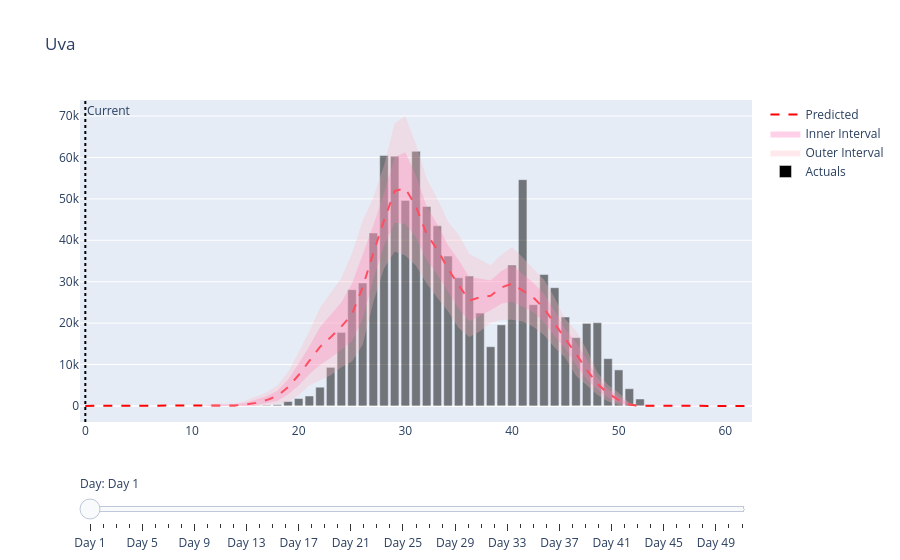

The notebook cell saved with this chart:
### Code cell
fig = graphs.this_season_CI_graph(season_preds[idx],szn_act[idx],'Uva')
fig.show()

### Figure 1 — Plotly figure (JSON) as saved in the notebook; plotly's stock layout.template omitted (floating-point values rounded to 4 significant figures; data arrays with more than 128 entries replaced by an {"elided": "..."} marker saying what was removed)
{"data": [{"line": {"color": "red", "dash": "dash"}, "mode": "lines", "name": "Predicted", "type": "scatter", "x": [0, 1, 2, 3, 4, 5, 6, 7, 8, 9, 10, 11, 12, 13, 14, 15, 16, 17, 18, 19, 20, 21, 22, 23, 24, 25, 26, 27, 28, 29, 30, 31, 32, 33, 34, 35, 36, 37, 38, 39, 40, 41, 42, 43, 44, 45, 46, 47, 48, 49, 50, 51, 52, 53, 54, 55, 56, 57, 58, 59, 60, 61, 62], "y": [0.0, 0.0, 0.0, 0.0, 0.0, 0.0, 0.0, 0.0, 0.0, 0.0, 0.0, 0.0, 76.0, 123.0, 126.0, 306.0, 727.0, 1410.0, 2401.0, 4523.0, 7463.0, 10860.0, 14260.0, 16590.0, 19140.0, 22140.0, 28720.0, 36920.0, 44800.0, 51930.0, 52500.0, 48130.0, 41470.0, 37730.0, 33150.0, 29140.0, 25440.0, 26220.0, 26600.0, 28600.0, 29560.0, 27850.0, 26180.0, 23560.0, 19790.0, 16150.0, 12590.0, 8729.0, 5320.0, 3041.0, 1429.0, 322.0, 23.0, 0.0, 0.0, 0.0, 0.0, 0.0, 0.0, 0.0, 0.0, 0.0, 0.0]}, {"fill": "toself", "fillcolor": "rgba(255, 105, 180, 0.3)", "hoverinfo": "skip", "line": {"color": "rgba(255, 105, 180, 0)"}, "name": "Inner Interval", "showlegend": true, "type": "scatter", "x": [0, 1, 2, 3, 4, 5, 6, 7, 8, 9, 10, 11, 12, 13, 14, 15, 16, 17, 18, 19, 20, 21, 22, 23, 24, 25, 26, 27, 28, 29, 30, 31, 32, 33, 34, 35, 36, 37, 38, 39, 40, 41, 42, 43, 44, 45, 46, 47, 48, 49, 50, 51, 52, 53, 54, 55, 56, 57, 58, 59, 60, 61, 62, 62, 61, 60, 59, 58, 57, 56, 55, 54, 53, 52, 51, 50, 49, 48, 47, 46, 45, 44, 43, 42, 41, 40, 39, 38, 37, 36, 35, 34, 33, 32, 31, 30, 29, 28, 27, 26, 25, 24, 23, 22, 21, 20, 19, 18, 17, 16, 15, 14, 13, 12, 11, 10, 9, 8, 7, 6, 5, 4, 3, 2, 1, 0], "y": [0.0, 0.0, 0.0, 0.0, 0.0, 0.0, 0.0, 0.0, 0.0, 0.0, 0.0, 0.0, 307.0, 360.0, 358.0, 768.0, 1498.0, 2352.0, 3649.0, 6349.0, 10240.0, 14410.0, 18980.0, 21880.0, 25020.0, 29500.0, 36730.0, 43640.0, 51430.0, 60110.0, 61250.0, 55650.0, 48160.0, 43860.0, 38800.0, 35240.0, 31060.0, 30780.0, 30300.0, 32560.0, 33970.0, 31850.0, 29720.0, 27010.0, 22950.0, 18530.0, 15360.0, 11190.0, 6701.0, 4034.0, 2292.0, 536.0, 73.0, 0.0, 0.0, 0.0, 0.0, 0.0, 0.0, 0.0, 0.0, 0.0, 0.0, 0.0, 0.0, 0.0, 0.0, 0.0, 0.0, 0.0, 0.0, 0.0, 0.0, 0.0, 147.0, 673.0, 2050.0, 3948.0, 6443.0, 9877.0, 13840.0, 16790.0, 20190.0, 22620.0, 24040.0, 25140.0, 24670.0, 23130.0, 21840.0, 20440.0, 23480.0, 27740.0, 31750.0, 35190.0, 40740.0, 43950.0, 44220.0, 38670.0, 30600.0, 20940.0, 15590.0, 13610.0, 11590.0, 9898.0, 7616.0, 4901.0, 2730.0, 1189.0, 605.0, 170.0, 4.0, 0.0, 0.0, 0.0, 0.0, 0.0, 0.0, 0.0, 0.0, 0.0, 0.0, 0.0, 0.0, 0.0, 0.0, 0.0]}, {"fill": "toself", "fillcolor": "rgba(255, 182, 193, 0.3)", "hoverinfo": "skip", "line": {"color": "rgba(255, 182, 193, 0)"}, "name": "Outer Interval", "showlegend": true, "type": "scatter", "x": [0, 1, 2, 3, 4, 5, 6, 7, 8, 9, 10, 11, 12, 13, 14, 15, 16, 17, 18, 19, 20, 21, 22, 23, 24, 25, 26, 27, 28, 29, 30, 31, 32, 33, 34, 35, 36, 37, 38, 39, 40, 41, 42, 43, 44, 45, 46, 47, 48, 49, 50, 51, 52, 53, 54, 55, 56, 57, 58, 59, 60, 61, 62, 62, 61, 60, 59, 58, 57, 56, 55, 54, 53, 52, 51, 50, 49, 48, 47, 46, 45, 44, 43, 42, 41, 40, 39, 38, 37, 36, 35, 34, 33, 32, 31, 30, 29, 28, 27, 26, 25, 24, 23, 22, 21, 20, 19, 18, 17, 16, 15, 14, 13, 12, 11, 10, 9, 8, 7, 6, 5, 4, 3, 2, 1, 0], "y": [0.0, 0.0, 0.0, 0.0, 0.0, 0.0, 0.0, 0.0, 0.0, 0.0, 0.0, 0.0, 539.0, 598.0, 588.0, 1230.0, 2267.0, 3293.0, 4897.0, 8171.0, 13010.0, 17970.0, 23710.0, 27160.0, 30890.0, 36860.0, 44740.0, 50350.0, 58060.0, 68290.0, 69990.0, 63160.0, 54850.0, 50000.0, 44450.0, 41350.0, 36680.0, 35330.0, 34000.0, 36520.0, 38390.0, 35840.0, 33270.0, 30450.0, 26100.0, 20920.0, 18120.0, 13640.0, 8075.0, 5025.0, 3152.0, 751.0, 121.0, 0.0, 0.0, 0.0, 0.0, 0.0, 0.0, 0.0, 0.0, 0.0, 0.0, 0.0, 0.0, 0.0, 0.0, 0.0, 0.0, 0.0, 0.0, 0.0, 0.0, 0.0, 57.0, 208.0, 1066.0, 2701.0, 4895.0, 7302.0, 11640.0, 14130.0, 17150.0, 19130.0, 20360.0, 20790.0, 20830.0, 20060.0, 18010.0, 16640.0, 18820.0, 22860.0, 26150.0, 29560.0, 33870.0, 36340.0, 37300.0, 33200.0, 25080.0, 14750.0, 10730.0, 9329.0, 7399.0, 6265.0, 4941.0, 2584.0, 966.0, 441.0, 136.0, 0.0, 0.0, 0.0, 0.0, 0.0, 0.0, 0.0, 0.0, 0.0, 0.0, 0.0, 0.0, 0.0, 0.0, 0.0, 0.0, 0.0]}, {"marker": {"color": "black"}, "opacity": 0.5, "showlegend": false, "type": "bar", "x": [1, 2, 3, 4, 5, 6, 7, 8, 9, 10, 11, 12, 13, 14, 15, 16, 17, 18, 19, 20, 21, 22, 23, 24, 25, 26, 27, 28, 29, 30, 31, 32, 33, 34, 35, 36, 37, 38, 39, 40, 41, 42, 43, 44, 45, 46, 47, 48, 49, 50, 51, 52, 53, 54, 55, 56, 57, 58, 59, 60, 61, 62], "y": [0, 0, 0, 0, 0, 0, 0, 0, 0, 0, 0, 0, 0, 0, 0, 65, 169, 284, 1078, 1777, 2394, 4514, 9316, 17747, 28080, 29683, 41742, 60482, 60313, 49631, 61476, 48168, 43481, 36175, 30947, 31354, 22423, 14294, 19578, 34025, 54645, 24457, 31725, 28543, 21467, 16482, 19932, 20102, 11408, 8693, 4146, 1665, 0, 0, 0, 0, 0, 0, 0, 0, 0, 0, 0, 0, 0, 0, 0, 0, 0, 0]}, {"marker": {"color": "black"}, "name": "Actuals", "type": "bar", "x": [0], "y": [0]}], "layout": {"annotations": [{"showarrow": false, "text": "Current", "x": 0, "xanchor": "left", "xref": "x", "y": 1, "yanchor": "top", "yref": "y domain"}], "shapes": [{"line": {"color": "black", "dash": "dot", "width": 2}, "type": "line", "x0": 0, "x1": 0, "xref": "x", "y0": 0, "y1": 1, "yref": "y domain"}], "sliders": [{"active": 0, "currentvalue": {"prefix": "Day: "}, "pad": {"t": 50}, "steps": [{"args": [{"x": {"elided": "5 rows, 378 int values in total"}, "y": {"elided": "5 rows, 386 int values in total"}}, {"shapes[0].x0": 0, "shapes[0].x1": 0}], "label": "Day 1", "method": "update"}, {"args": [{"x": {"elided": "5 rows, 378 int values in total"}, "y": {"elided": "5 rows, 386 int values in total"}}, {"shapes[0].x0": 1, "shapes[0].x1": 1}], "label": "Day 2", "method": "update"}, {"args": [{"x": {"elided": "5 rows, 378 int values in total"}, "y": {"elided": "5 rows, 386 int values in total"}}, {"shapes[0].x0": 2, "shapes[0].x1": 2}], "label": "Day 3", "method": "update"}, {"args": [{"x": {"elided": "5 rows, 378 int values in total"}, "y": {"elided": "5 rows, 386 int values in total"}}, {"shapes[0].x0": 3, "shapes[0].x1": 3}], "label": "Day 4", "method": "update"}, {"args": [{"x": {"elided": "5 rows, 378 int values in total"}, "y": {"elided": "5 rows, 386 int values in total"}}, {"shapes[0].x0": 4, "shapes[0].x1": 4}], "label": "Day 5", "method": "update"}, {"args": [{"x": {"elided": "5 rows, 378 int values in total"}, "y": {"elided": "5 rows, 386 int values in total"}}, {"shapes[0].x0": 5, "shapes[0].x1": 5}], "label": "Day 6", "method": "update"}, {"args": [{"x": {"elided": "5 rows, 378 int values in total"}, "y": {"elided": "5 rows, 386 int values in total"}}, {"shapes[0].x0": 6, "shapes[0].x1": 6}], "label": "Day 7", "method": "update"}, {"args": [{"x": {"elided": "5 rows, 378 int values in total"}, "y": {"elided": "5 rows, 386 int values in total"}}, {"shapes[0].x0": 7, "shapes[0].x1": 7}], "label": "Day 8", "method": "update"}, {"args": [{"x": {"elided": "5 rows, 378 int values in total"}, "y": {"elided": "5 rows, 386 int values in total"}}, {"shapes[0].x0": 8, "shapes[0].x1": 8}], "label": "Day 9", "method": "update"}, {"args": [{"x": {"elided": "5 rows, 378 int values in total"}, "y": {"elided": "5 rows, 386 int values in total"}}, {"shapes[0].x0": 9, "shapes[0].x1": 9}], "label": "Day 10", "method": "update"}, {"args": [{"x": {"elided": "5 rows, 378 int values in total"}, "y": {"elided": "5 rows, 386 int values in total"}}, {"shapes[0].x0": 10, "shapes[0].x1": 10}], "label": "Day 11", "method": "update"}, {"args": [{"x": {"elided": "5 rows, 378 int values in total"}, "y": {"elided": "5 rows, 386 int values in total"}}, {"shapes[0].x0": 11, "shapes[0].x1": 11}], "label": "Day 12", "method": "update"}, {"args": [{"x": {"elided": "5 rows, 378 int values in total"}, "y": {"elided": "5 rows, 386 int values in total"}}, {"shapes[0].x0": 12, "shapes[0].x1": 12}], "label": "Day 13", "method": "update"}, {"args": [{"x": {"elided": "5 rows, 378 int values in total"}, "y": {"elided": "5 rows, 386 int values in total"}}, {"shapes[0].x0": 13, "shapes[0].x1": 13}], "label": "Day 14", "method": "update"}, {"args": [{"x": {"elided": "5 rows, 378 int values in total"}, "y": {"elided": "5 rows, 386 int values in total"}}, {"shapes[0].x0": 14, "shapes[0].x1": 14}], "label": "Day 15", "method": "update"}, {"args": [{"x": {"elided": "5 rows, 378 int values in total"}, "y": {"elided": "5 rows, 386 int values in total"}}, {"shapes[0].x0": 15, "shapes[0].x1": 15}], "label": "Day 16", "method": "update"}, {"args": [{"x": {"elided": "5 rows, 378 int values in total"}, "y": {"elided": "5 rows, 386 int values in total"}}, {"shapes[0].x0": 16, "shapes[0].x1": 16}], "label": "Day 17", "method": "update"}, {"args": [{"x": {"elided": "5 rows, 378 int values in total"}, "y": {"elided": "5 rows, 386 int values in total"}}, {"shapes[0].x0": 17, "shapes[0].x1": 17}], "label": "Day 18", "method": "update"}, {"args": [{"x": {"elided": "5 rows, 378 int values in total"}, "y": {"elided": "5 rows, 386 int values in total"}}, {"shapes[0].x0": 18, "shapes[0].x1": 18}], "label": "Day 19", "method": "update"}, {"args": [{"x": {"elided": "5 rows, 378 int values in total"}, "y": {"elided": "5 rows, 386 int values in total"}}, {"shapes[0].x0": 19, "shapes[0].x1": 19}], "label": "Day 20", "method": "update"}, {"args": [{"x": {"elided": "5 rows, 378 int values in total"}, "y": {"elided": "5 rows, 386 int values in total"}}, {"shapes[0].x0": 20, "shapes[0].x1": 20}], "label": "Day 21", "method": "update"}, {"args": [{"x": {"elided": "5 rows, 378 int values in total"}, "y": {"elided": "5 rows, 386 int values in total"}}, {"shapes[0].x0": 21, "shapes[0].x1": 21}], "label": "Day 22", "method": "update"}, {"args": [{"x": {"elided": "5 rows, 378 int values in total"}, "y": {"elided": "5 rows, 386 int values in total"}}, {"shapes[0].x0": 22, "shapes[0].x1": 22}], "label": "Day 23", "method": "update"}, {"args": [{"x": {"elided": "5 rows, 378 int values in total"}, "y": {"elided": "5 rows, 386 int values in total"}}, {"shapes[0].x0": 23, "shapes[0].x1": 23}], "label": "Day 24", "method": "update"}, {"args": [{"x": {"elided": "5 rows, 378 int values in total"}, "y": {"elided": "5 rows, 386 int values in total"}}, {"shapes[0].x0": 24, "shapes[0].x1": 24}], "label": "Day 25", "method": "update"}, {"args": [{"x": {"elided": "5 rows, 378 int values in total"}, "y": {"elided": "5 rows, 386 int values in total"}}, {"shapes[0].x0": 25, "shapes[0].x1": 25}], "label": "Day 26", "method": "update"}, {"args": [{"x": {"elided": "5 rows, 378 int values in total"}, "y": {"elided": "5 rows, 386 int values in total"}}, {"shapes[0].x0": 26, "shapes[0].x1": 26}], "label": "Day 27", "method": "update"}, {"args": [{"x": {"elided": "5 rows, 378 int values in total"}, "y": {"elided": "5 rows, 386 int values in total"}}, {"shapes[0].x0": 27, "shapes[0].x1": 27}], "label": "Day 28", "method": "update"}, {"args": [{"x": {"elided": "5 rows, 378 int values in total"}, "y": {"elided": "5 rows, 386 int values in total"}}, {"shapes[0].x0": 28, "shapes[0].x1": 28}], "label": "Day 29", "method": "update"}, {"args": [{"x": {"elided": "5 rows, 378 int values in total"}, "y": {"elided": "5 rows, 386 int values in total"}}, {"shapes[0].x0": 29, "shapes[0].x1": 29}], "label": "Day 30", "method": "update"}, {"args": [{"x": {"elided": "5 rows, 378 int values in total"}, "y": {"elided": "5 rows, 386 int values in total"}}, {"shapes[0].x0": 30, "shapes[0].x1": 30}], "label": "Day 31", "method": "update"}, {"args": [{"x": {"elided": "5 rows, 378 int values in total"}, "y": {"elided": "5 rows, 386 int values in total"}}, {"shapes[0].x0": 31, "shapes[0].x1": 31}], "label": "Day 32", "method": "update"}, {"args": [{"x": {"elided": "5 rows, 378 int values in total"}, "y": {"elided": "5 rows, 386 int values in total"}}, {"shapes[0].x0": 32, "shapes[0].x1": 32}], "label": "Day 33", "method": "update"}, {"args": [{"x": {"elided": "5 rows, 378 int values in total"}, "y": {"elided": "5 rows, 386 int values in total"}}, {"shapes[0].x0": 33, "shapes[0].x1": 33}], "label": "Day 34", "method": "update"}, {"args": [{"x": {"elided": "5 rows, 378 int values in total"}, "y": {"elided": "5 rows, 386 int values in total"}}, {"shapes[0].x0": 34, "shapes[0].x1": 34}], "label": "Day 35", "method": "update"}, {"args": [{"x": {"elided": "5 rows, 378 int values in total"}, "y": {"elided": "5 rows, 386 int values in total"}}, {"shapes[0].x0": 35, "shapes[0].x1": 35}], "label": "Day 36", "method": "update"}, {"args": [{"x": {"elided": "5 rows, 378 int values in total"}, "y": {"elided": "5 rows, 386 int values in total"}}, {"shapes[0].x0": 36, "shapes[0].x1": 36}], "label": "Day 37", "method": "update"}, {"args": [{"x": {"elided": "5 rows, 378 int values in total"}, "y": {"elided": "5 rows, 386 int values in total"}}, {"shapes[0].x0": 37, "shapes[0].x1": 37}], "label": "Day 38", "method": "update"}, {"args": [{"x": {"elided": "5 rows, 378 int values in total"}, "y": {"elided": "5 rows, 386 int values in total"}}, {"shapes[0].x0": 38, "shapes[0].x1": 38}], "label": "Day 39", "method": "update"}, {"args": [{"x": {"elided": "5 rows, 378 int values in total"}, "y": {"elided": "5 rows, 386 int values in total"}}, {"shapes[0].x0": 39, "shapes[0].x1": 39}], "label": "Day 40", "method": "update"}, {"args": [{"x": {"elided": "5 rows, 378 int values in total"}, "y": {"elided": "5 rows, 386 int values in total"}}, {"shapes[0].x0": 40, "shapes[0].x1": 40}], "label": "Day 41", "method": "update"}, {"args": [{"x": {"elided": "5 rows, 378 int values in total"}, "y": {"elided": "5 rows, 386 int values in total"}}, {"shapes[0].x0": 41, "shapes[0].x1": 41}], "label": "Day 42", "method": "update"}, {"args": [{"x": {"elided": "5 rows, 378 int values in total"}, "y": {"elided": "5 rows, 386 int values in total"}}, {"shapes[0].x0": 42, "shapes[0].x1": 42}], "label": "Day 43", "method": "update"}, {"args": [{"x": {"elided": "5 rows, 378 int values in total"}, "y": {"elided": "5 rows, 386 int values in total"}}, {"shapes[0].x0": 43, "shapes[0].x1": 43}], "label": "Day 44", "method": "update"}, {"args": [{"x": {"elided": "5 rows, 378 int values in total"}, "y": {"elided": "5 rows, 386 int values in total"}}, {"shapes[0].x0": 44, "shapes[0].x1": 44}], "label": "Day 45", "method": "update"}, {"args": [{"x": {"elided": "5 rows, 378 int values in total"}, "y": {"elided": "5 rows, 386 int values in total"}}, {"shapes[0].x0": 45, "shapes[0].x1": 45}], "label": "Day 46", "method": "update"}, {"args": [{"x": {"elided": "5 rows, 378 int values in total"}, "y": {"elided": "5 rows, 386 int values in total"}}, {"shapes[0].x0": 46, "shapes[0].x1": 46}], "label": "Day 47", "method": "update"}, {"args": [{"x": {"elided": "5 rows, 378 int values in total"}, "y": {"elided": "5 rows, 386 int values in total"}}, {"shapes[0].x0": 47, "shapes[0].x1": 47}], "label": "Day 48", "method": "update"}, {"args": [{"x": {"elided": "5 rows, 378 int values in total"}, "y": {"elided": "5 rows, 386 int values in total"}}, {"shapes[0].x0": 48, "shapes[0].x1": 48}], "label": "Day 49", "method": "update"}, {"args": [{"x": {"elided": "5 rows, 378 int values in total"}, "y": {"elided": "5 rows, 386 int values in total"}}, {"shapes[0].x0": 49, "shapes[0].x1": 49}], "label": "Day 50", "method": "update"}, {"args": [{"x": {"elided": "5 rows, 378 int values in total"}, "y": {"elided": "5 rows, 386 int values in total"}}, {"shapes[0].x0": 50, "shapes[0].x1": 50}], "label": "Day 51", "method": "update"}]}], "title": {"text": "Uva"}}}
